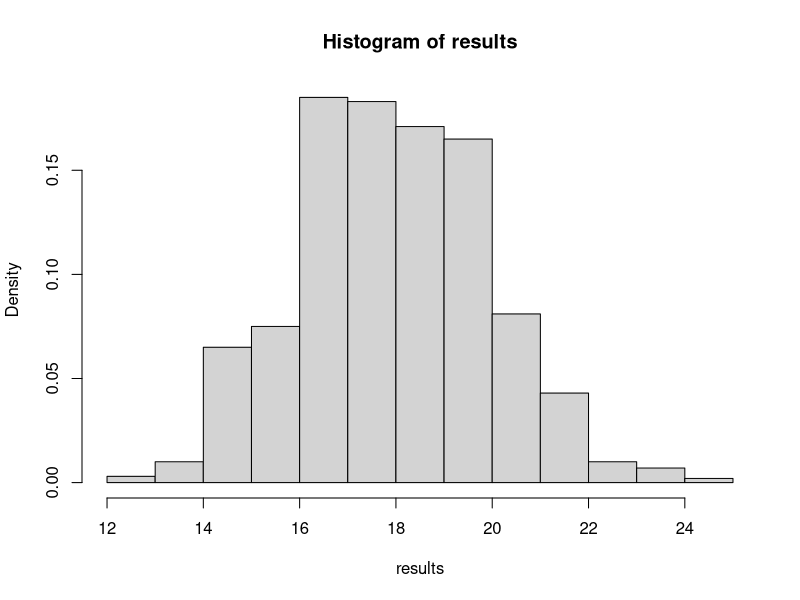
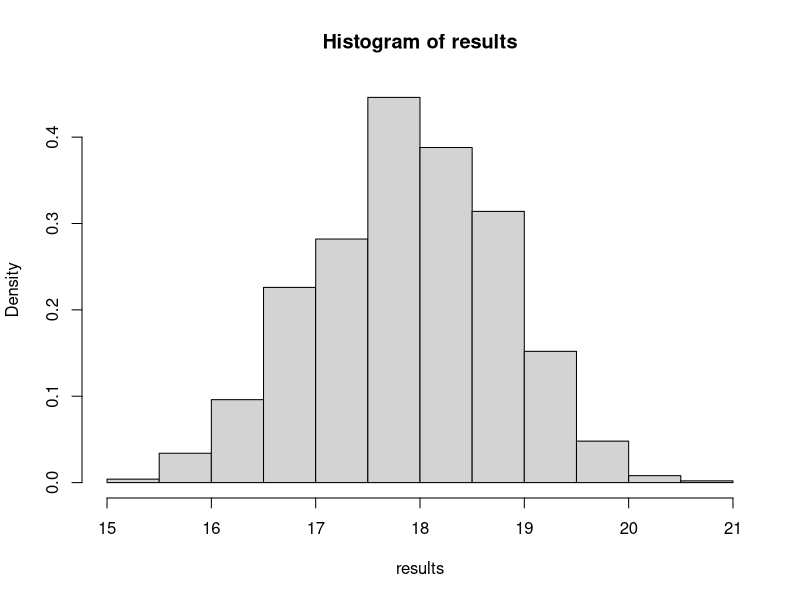
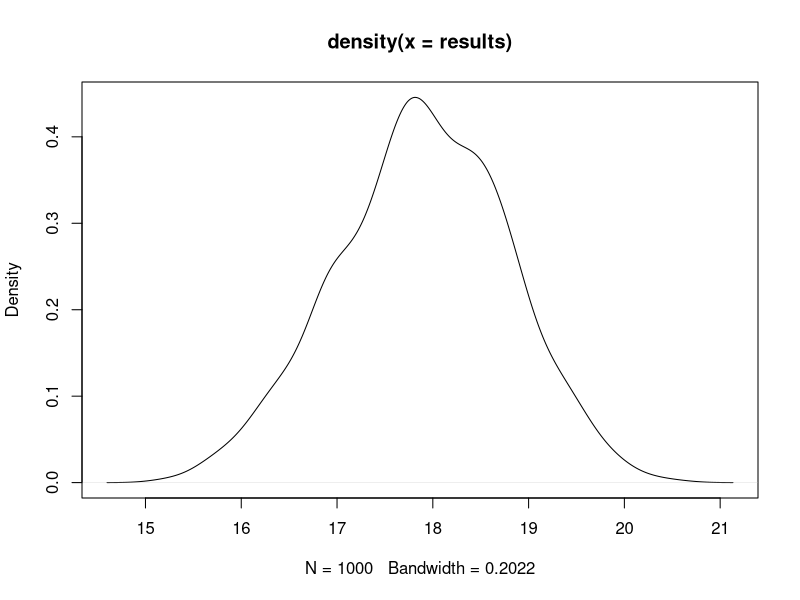
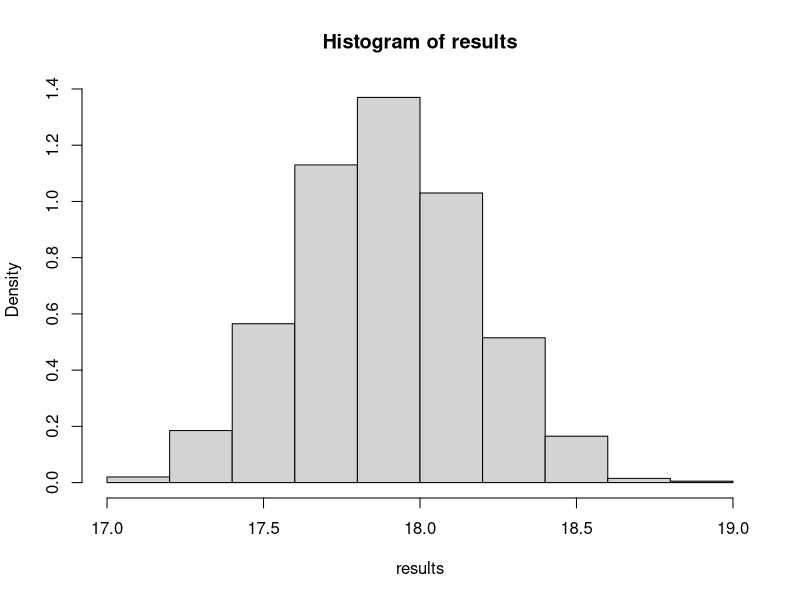
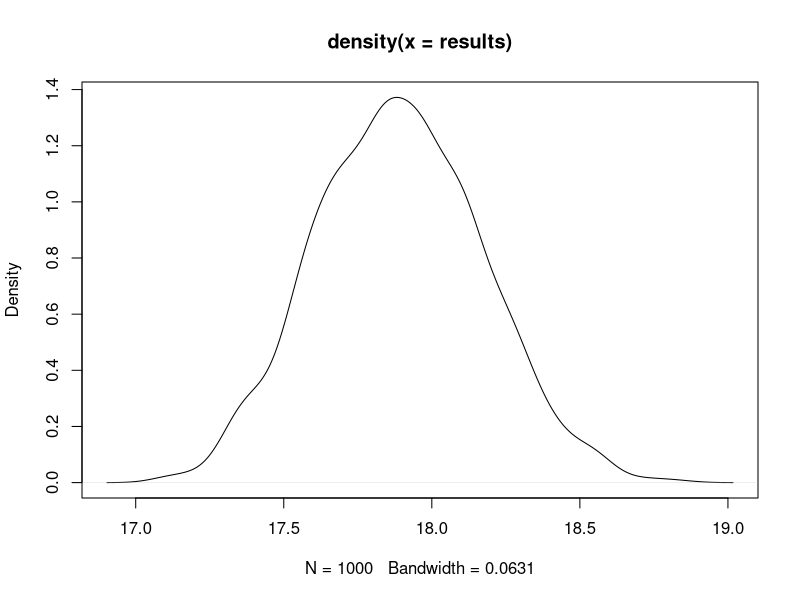
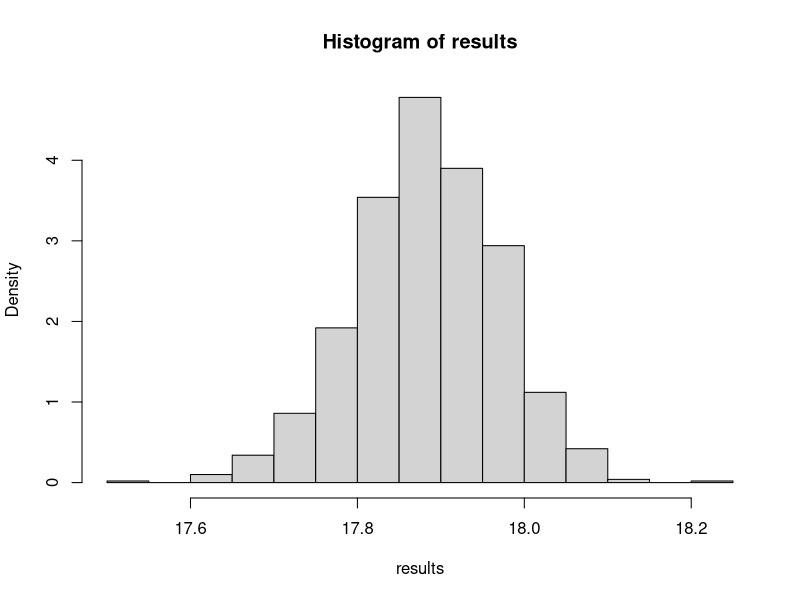
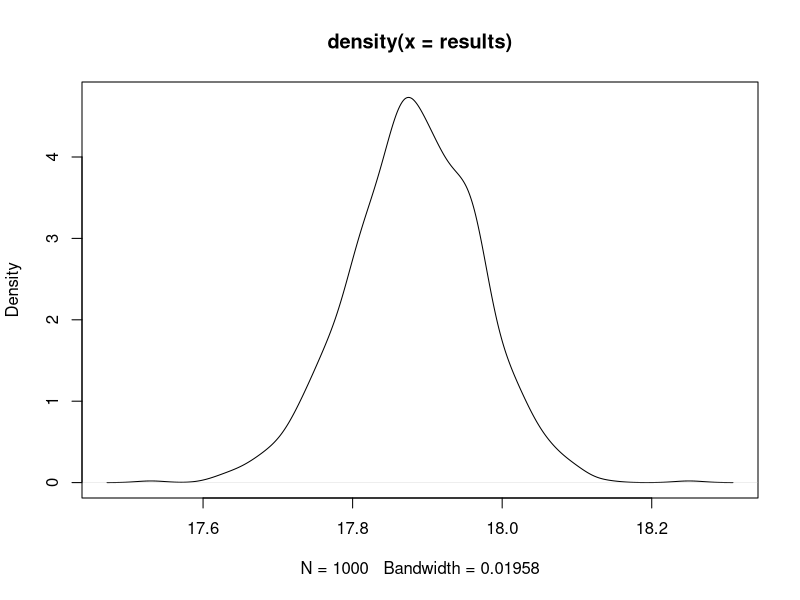
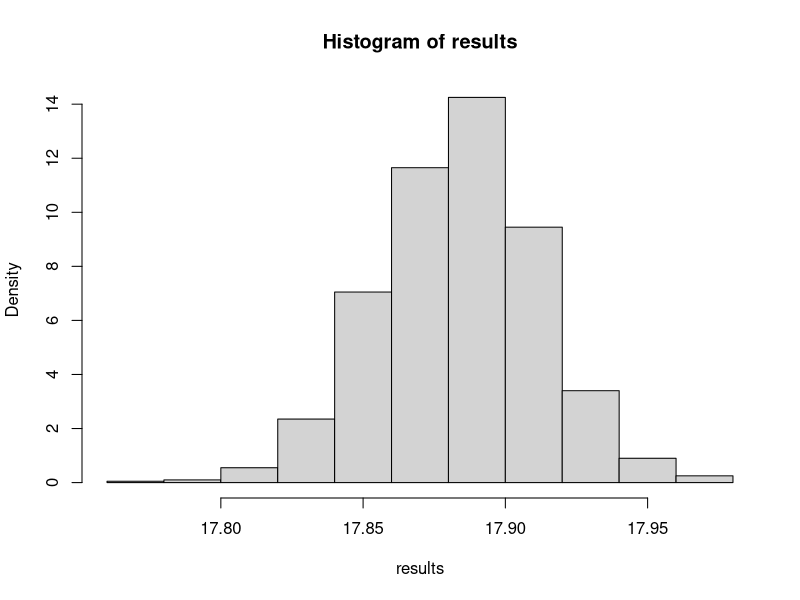

Recreate these plots in R, in order.
## ---- chunk 1
primo <- function(x) {
  value <- TRUE
  
  if(x < 2) value <- FALSE
  if(x > 2) {
    end <- FALSE
    
    divider <- 2
    half <- floor(x / 2)
    
    while(!end) {
      if(divider < half) {
        r <- x %% divider
        
        if(r == 0) {
          end <- TRUE
          value <- FALSE
        }
        else divider <- divider + 1
      }
      else end <- TRUE
    }
  }
  
  return(value)
}
## ---- chunk 2
maxprimo <- function(x) {
  if(x < 0) x <- x * (-1)
  if(x <= 1) return('This number has no prime factors.')
  
  end <- FALSE
  
  min_divider <- 2
  max_divider <- x
  
  half <- floor(x / 2)
  
  while(!end) {
    if(min_divider > half) {
      end <- TRUE
      break
    }
    
    r <- max_divider %% min_divider
    
    if(r > 0) min_divider <- min_divider + 1
    else {
      max_divider <- max_divider / min_divider
      is_prime <- primo(max_divider)
      
      if(is_prime) end <- TRUE
    }
  }
  
  paste('The largest prime factor is:', max_divider, sep = ' ')
}
## ---- chunk 3
maxprimo(7134719293497)
## ---- chunk 4
set.seed(1)
## ---- chunk 5
data <- rpois(1000000, lambda = 4)
## ---- chunk 6
generate_hist <- function(sample_size, repetitions = 1000) {
  counter <- 0
  results <- c()
  tests <- c()
  
  while(counter < repetitions) {
    counter <- counter + 1
    aleatory <- sample(data, sample_size, replace = TRUE)
    result <- mean(aleatory, na.rm = FALSE) * sqrt(20)
    results <- c(results, result)
  }
  
  hist(results, freq = FALSE)
  
  return(density(results))
}
## ---- chunk 7
generate_hist(20)
## ---- chunk 8
for_100 = generate_hist(100)
plot(for_100)

for_1000 = generate_hist(1000)
plot(for_1000)

for_10000 = generate_hist(10000)
plot(for_10000)

for_100000 = generate_hist(100000)
plot(for_100000)
